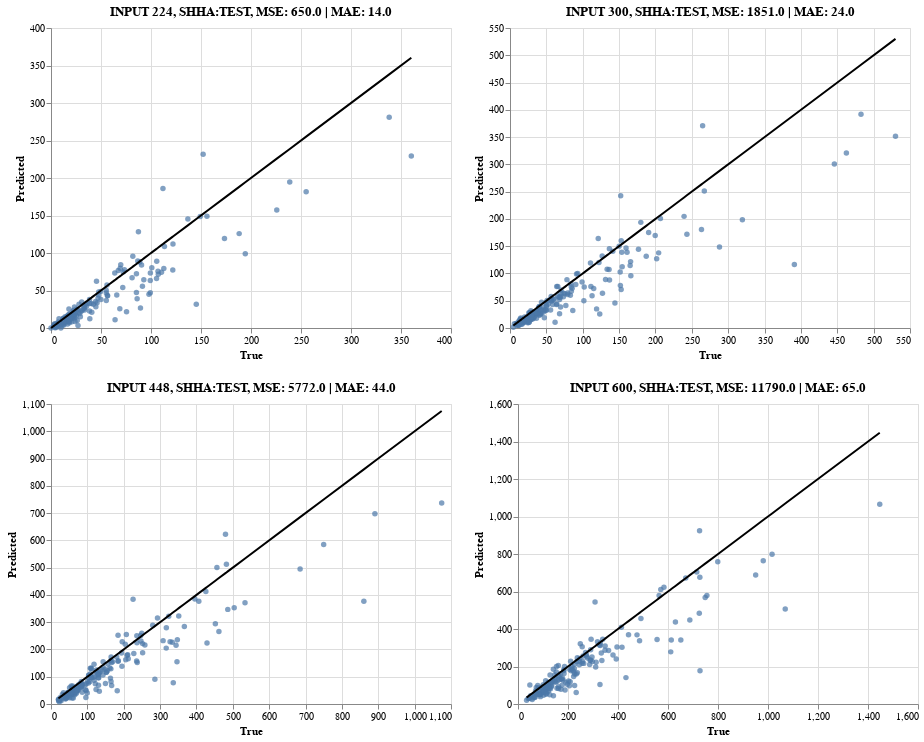

The code cell stored with this chart in its notebook:
### Markdown cell above
## SHHA TEST

### Code cell
plots = []
for cropsize in crop_sizes:
    plot = generate_plot_from_csv(
        name="vgg16decoder", dataset="SHHA", ds_type="test",
        cropsize=cropsize
    )
    plots.append(plot)
    

layout_plots(plots)

### Figure 1 — Vega-Lite specification as saved in the notebook (floating-point values rounded to 4 significant figures; data arrays with more than 128 entries replaced by an {"elided": "..."} marker saying what was removed)
{"config": {"view": {"continuousWidth": 400, "continuousHeight": 300}}, "vconcat": [{"hconcat": [{"layer": [{"mark": "circle", "encoding": {"tooltip": [{"type": "quantitative", "field": "true_labels"}, {"type": "quantitative", "field": "predicted_labels"}], "x": {"type": "quantitative", "field": "true_labels"}, "y": {"type": "quantitative", "field": "predicted_labels"}}}, {"mark": "line", "encoding": {"color": {"value": "rgb(0,0,0)"}, "x": {"type": "quantitative", "field": "true_labels", "title": "True"}, "y": {"type": "quantitative", "field": "true_labels", "title": "Predicted"}}}], "data": {"name": "data-e1e4cf80b3691da0badd9c03ec840ff9"}, "title": "INPUT 224, SHHA:TEST, MSE: 650.0 | MAE: 14.0"}, {"layer": [{"mark": "circle", "encoding": {"tooltip": [{"type": "quantitative", "field": "true_labels"}, {"type": "quantitative", "field": "predicted_labels"}], "x": {"type": "quantitative", "field": "true_labels"}, "y": {"type": "quantitative", "field": "predicted_labels"}}}, {"mark": "line", "encoding": {"color": {"value": "rgb(0,0,0)"}, "x": {"type": "quantitative", "field": "true_labels", "title": "True"}, "y": {"type": "quantitative", "field": "true_labels", "title": "Predicted"}}}], "data": {"name": "data-140d9c9d6cd5ae5c7e97e1b31b5acc2f"}, "title": "INPUT 300, SHHA:TEST, MSE: 1851.0 | MAE: 24.0"}]}, {"hconcat": [{"layer": [{"mark": "circle", "encoding": {"tooltip": [{"type": "quantitative", "field": "true_labels"}, {"type": "quantitative", "field": "predicted_labels"}], "x": {"type": "quantitative", "field": "true_labels"}, "y": {"type": "quantitative", "field": "predicted_labels"}}}, {"mark": "line", "encoding": {"color": {"value": "rgb(0,0,0)"}, "x": {"type": "quantitative", "field": "true_labels", "title": "True"}, "y": {"type": "quantitative", "field": "true_labels", "title": "Predicted"}}}], "data": {"name": "data-fc858db3110331f24e9b8577d6558f99"}, "title": "INPUT 448, SHHA:TEST, MSE: 5772.0 | MAE: 44.0"}, {"layer": [{"mark": "circle", "encoding": {"tooltip": [{"type": "quantitative", "field": "true_labels"}, {"type": "quantitative", "field": "predicted_labels"}], "x": {"type": "quantitative", "field": "true_labels"}, "y": {"type": "quantitative", "field": "predicted_labels"}}}, {"mark": "line", "encoding": {"color": {"value": "rgb(0,0,0)"}, "x": {"type": "quantitative", "field": "true_labels", "title": "True"}, "y": {"type": "quantitative", "field": "true_labels", "title": "Predicted"}}}], "data": {"name": "data-dccc412584dbe1d5496064eda0d1cd5c"}, "title": "INPUT 600, SHHA:TEST, MSE: 11790.0 | MAE: 65.0"}]}], "$schema": "https://vega.github.io/schema/vega-lite/v4.0.2.json", "datasets": {"data-e1e4cf80b3691da0badd9c03ec840ff9": {"elided": "182 records"}, "data-140d9c9d6cd5ae5c7e97e1b31b5acc2f": {"elided": "182 records"}, "data-fc858db3110331f24e9b8577d6558f99": {"elided": "182 records"}, "data-dccc412584dbe1d5496064eda0d1cd5c": {"elided": "182 records"}}}
